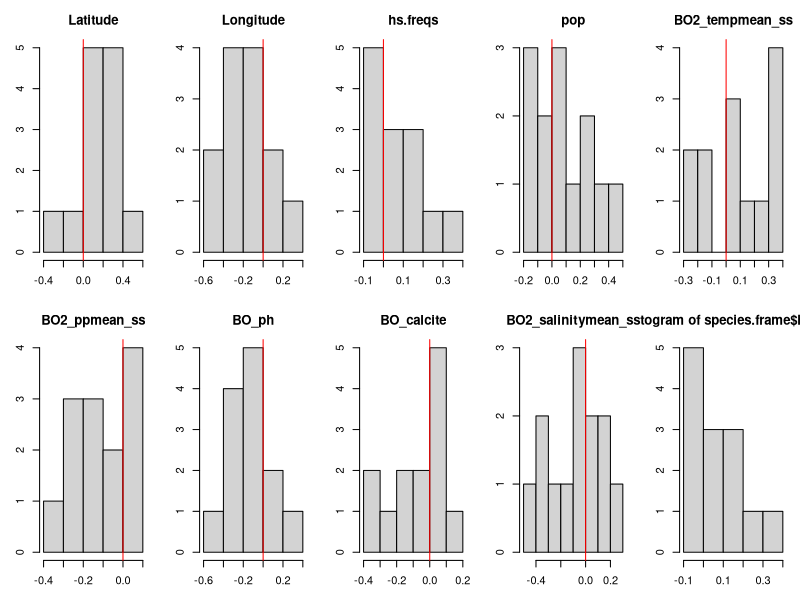

Reproduce this figure in R. (Note: this script raises an error after producing the figure.)
library(dplyr)
library(ggplot2)

###Read in master data frame
master <- read.csv("data/MasterDataFrame.csv")
head(master)


##Aggregate by species/site
n.loci.threshold = 5 # Minimum number of microsats for a 'site'
persite <- master %>%
  group_by(loc,Species) %>%
  summarise(Number=mean(Number),
            Longitude=mean(Longitude),
            Latitude=mean(Latitude),
            Ocean=names(which.max(table(Ocean))),
            He=mean(He.all,na.rm=T),
            n.loci=n()) %>%
  filter(n.loci >= n.loci.threshold)
dim(persite)

##Look at 'well represented' species
persite$n.sites.species <- sapply(persite$Species,function(x) length(which(persite$Species==x))) #Add column that tells us how many sites for the species overall
nsites.threshold = 5 # Minimum number of sites/species
good.species <- persite %>%
  filter(n.sites.species >= nsites.threshold)
dim(good.species)
good.species.names <- unique(good.species$Species) # This is the number of species we are including
length(good.species.names)# This is the number of species we are including

##For each of our good species, calculate correlation (spearman) with env variables
env.vars <- c("He.all","Latitude","Longitude",
              "hs.freqs","pop",
              "BO2_tempmean_ss","BO2_ppmean_ss","BO_ph","BO_calcite","BO2_salinitymean_ss")
cor.coeffs <- matrix(data=NA,nrow=length(good.species.names),ncol=length(env.vars)-1)
for (i in 1:length(good.species.names)) {
  spec <- good.species.names[i]
  subframe <- filter(master,Species==spec)
  cor <- cor(subframe[,env.vars],use="na.or.complete")
  cor.coeffs[i,] <- cor[-1,1]
}
rownames(cor.coeffs) <- good.species.names
colnames(cor.coeffs) <- env.vars[-1]

par(mfrow=c(2,5),mar=c(3,3,3,1))
for (k in 1:ncol(cor.coeffs)) {
  hist(cor.coeffs[,k],main=colnames(cor.coeffs)[k])
  abline(v=0,col="red")
}

###Aggregate species traits
trait.ind <- c("PLD.MAX","Depth.upper","Range.size","Species.age.phylogeny")
perspecies <- aggregate(master[,trait.ind],by=list(master$Species),mean)
perspecies.order <- perspecies[match(rownames(cor.coeffs),perspecies$Group.1),]
species.frame <- data.frame(cor.coeffs,perspecies.order)
avg.He <- aggregate(master$He.all,by=list(master$Species),mean)
species.frame$avg.He <- avg.He$x[match(rownames(cor.coeffs),perspecies$Group.1)]


##########################################
### The work starts here!!
#########################################


###Build a model! - we need to do this for each geographic variable separately
##I'll give an example using 'hs.freqs'

##First, just look at the distribution of the coefficients
hist(species.frame$hs.freqs)
length(which(species.frame$hs.freqs>0))/length(species.frame$hs.freqs) 
# 61% of species have positive coefficients
t.test(species.frame$hs.freqs)
# mean is marginally different from 0

##Now, build a model with 'all' the trait variables
M <- lm(hs.freqs~PLD.MAX+Depth.upper+Range.size+Species.age.phylogeny,data=species.frame)
summary(M) #Nothing is significant
shapiro.test(M$residuals) # Testing for normality of residuals - we don't want this to be significant! If it is we'll need to transform some variables

##Is the model a better fit if we drop one of the traits?
drop1(M)
# A difference in AIC of >2 is usually considered 'better'
# In this case, we get the mose improvement by dropping 'Species.age.phylogeny'

##Make a new model with one variable dropped
M1 <- lm(hs.freqs~PLD.MAX+Depth.upper+Range.size,data=species.frame)
summary(M1)
shapiro.test(M1$residuals)
AIC(M,M1) # There is a >2 AIC difference

##Should we drop another?
drop1(M1)
M2 <- lm(hs.freqs~Depth.upper+Range.size,data=species.frame)
summary(M2)
shapiro.test(M2$residuals)
AIC(M1,M2) #uh oh, we have different numbers of observations, so this doesn't work anymore! Let's try the model on just complete rows
M2a <- lm(hs.freqs~Depth.upper+Range.size,data=species.frame[complete.cases(species.frame),])
AIC(M1,M2a) #not *quite* a 2 AIC difference

##So here, our final model is M2, but neither of those variables are significant
##NOTE! We don't have a ton of observations here:
nobs(M2)
